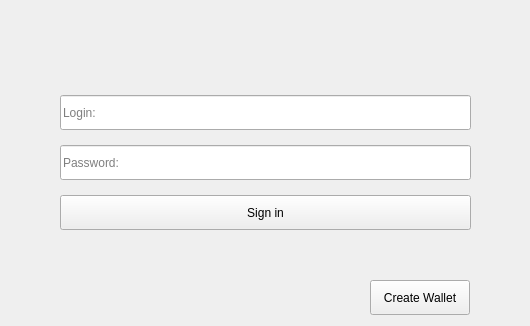
<?xml version="1.0" encoding="UTF-8"?>
<ui version="4.0">
 <class>login_window</class>
 <widget class="QWidget" name="login_window">
  <property name="geometry">
   <rect>
    <x>0</x>
    <y>0</y>
    <width>530</width>
    <height>326</height>
   </rect>
  </property>
  <property name="windowTitle">
   <string>Sign in</string>
  </property>
  <widget class="QPushButton" name="register_button">
   <property name="geometry">
    <rect>
     <x>370</x>
     <y>280</y>
     <width>100</width>
     <height>35</height>
    </rect>
   </property>
   <property name="text">
    <string>Create Wallet</string>
   </property>
  </widget>
  <widget class="QLabel" name="logo_label">
   <property name="geometry">
    <rect>
     <x>220</x>
     <y>7</y>
     <width>100</width>
     <height>80</height>
    </rect>
   </property>
   <property name="text">
    <string/>
   </property>
   <property name="pixmap">
    <pixmap>resources/TrustedWallet_logo.png</pixmap>
   </property>
  </widget>
  <widget class="QWidget" name="layoutWidget">
   <property name="geometry">
    <rect>
     <x>60</x>
     <y>80</y>
     <width>411</width>
     <height>201</height>
    </rect>
   </property>
   <layout class="QVBoxLayout" name="verticalLayout">
    <property name="spacing">
     <number>0</number>
    </property>
    <item>
     <widget class="QLineEdit" name="login_input">
      <property name="sizePolicy">
       <sizepolicy hsizetype="Expanding" vsizetype="Fixed">
        <horstretch>0</horstretch>
        <verstretch>0</verstretch>
       </sizepolicy>
      </property>
      <property name="minimumSize">
       <size>
        <width>0</width>
        <height>35</height>
       </size>
      </property>
      <property name="inputMask">
       <string/>
      </property>
      <property name="text">
       <string/>
      </property>
      <property name="echoMode">
       <enum>QLineEdit::Normal</enum>
      </property>
      <property name="placeholderText">
       <string>Login:</string>
      </property>
     </widget>
    </item>
    <item>
     <widget class="QLineEdit" name="password_input">
      <property name="sizePolicy">
       <sizepolicy hsizetype="Expanding" vsizetype="Fixed">
        <horstretch>0</horstretch>
        <verstretch>0</verstretch>
       </sizepolicy>
      </property>
      <property name="minimumSize">
       <size>
        <width>0</width>
        <height>35</height>
       </size>
      </property>
      <property name="inputMask">
       <string/>
      </property>
      <property name="text">
       <string/>
      </property>
      <property name="echoMode">
       <enum>QLineEdit::Password</enum>
      </property>
      <property name="placeholderText">
       <string>Password:</string>
      </property>
     </widget>
    </item>
    <item>
     <widget class="QPushButton" name="login_button">
      <property name="sizePolicy">
       <sizepolicy hsizetype="Minimum" vsizetype="Maximum">
        <horstretch>0</horstretch>
        <verstretch>0</verstretch>
       </sizepolicy>
      </property>
      <property name="minimumSize">
       <size>
        <width>100</width>
        <height>35</height>
       </size>
      </property>
      <property name="text">
       <string>Sign in</string>
      </property>
     </widget>
    </item>
    <item>
     <spacer name="verticalSpacer">
      <property name="orientation">
       <enum>Qt::Vertical</enum>
      </property>
      <property name="sizeType">
       <enum>QSizePolicy::Fixed</enum>
      </property>
      <property name="sizeHint" stdset="0">
       <size>
        <width>20</width>
        <height>35</height>
       </size>
      </property>
     </spacer>
    </item>
   </layout>
  </widget>
 </widget>
 <resources/>
 <connections/>
</ui>
